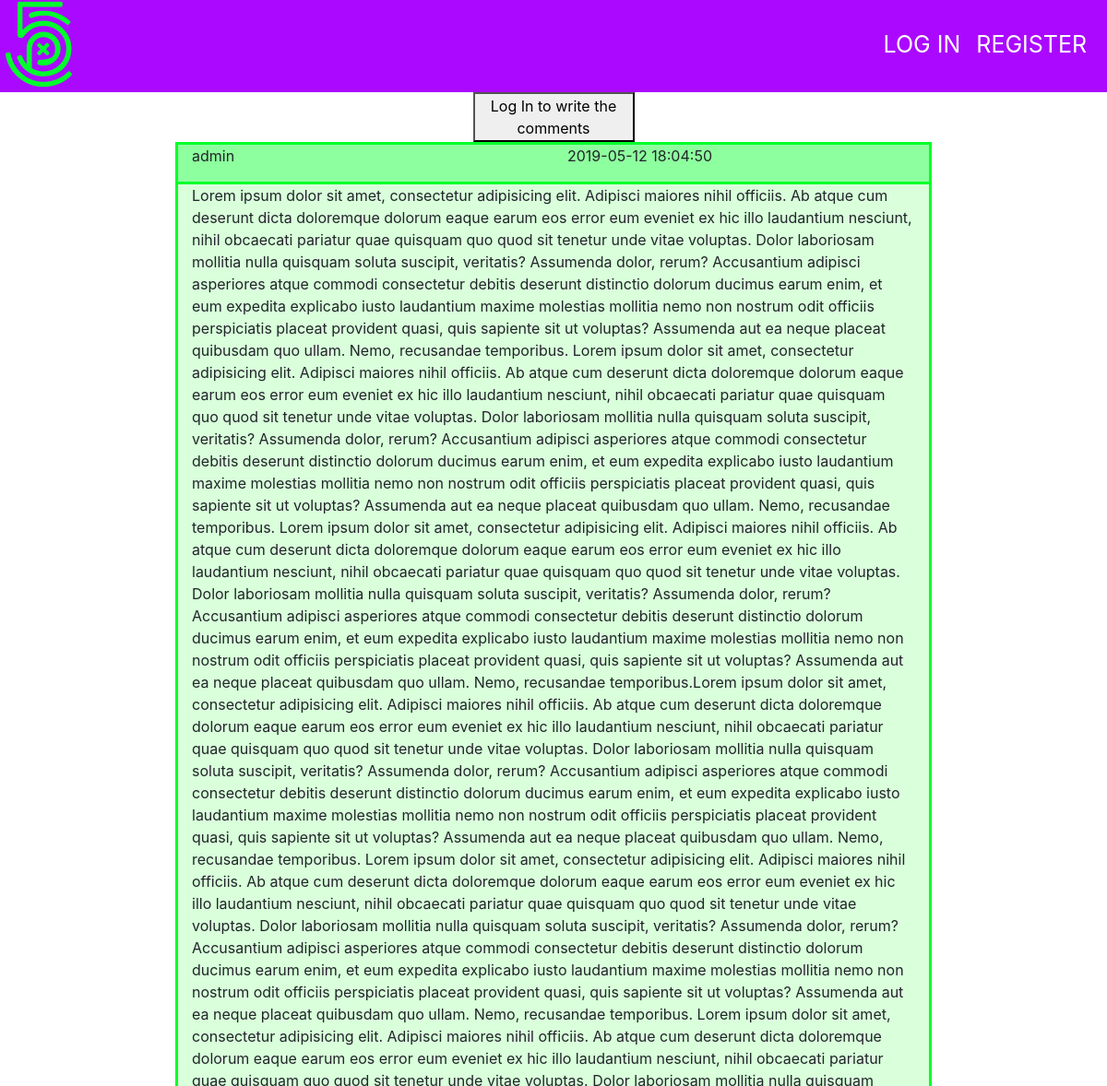
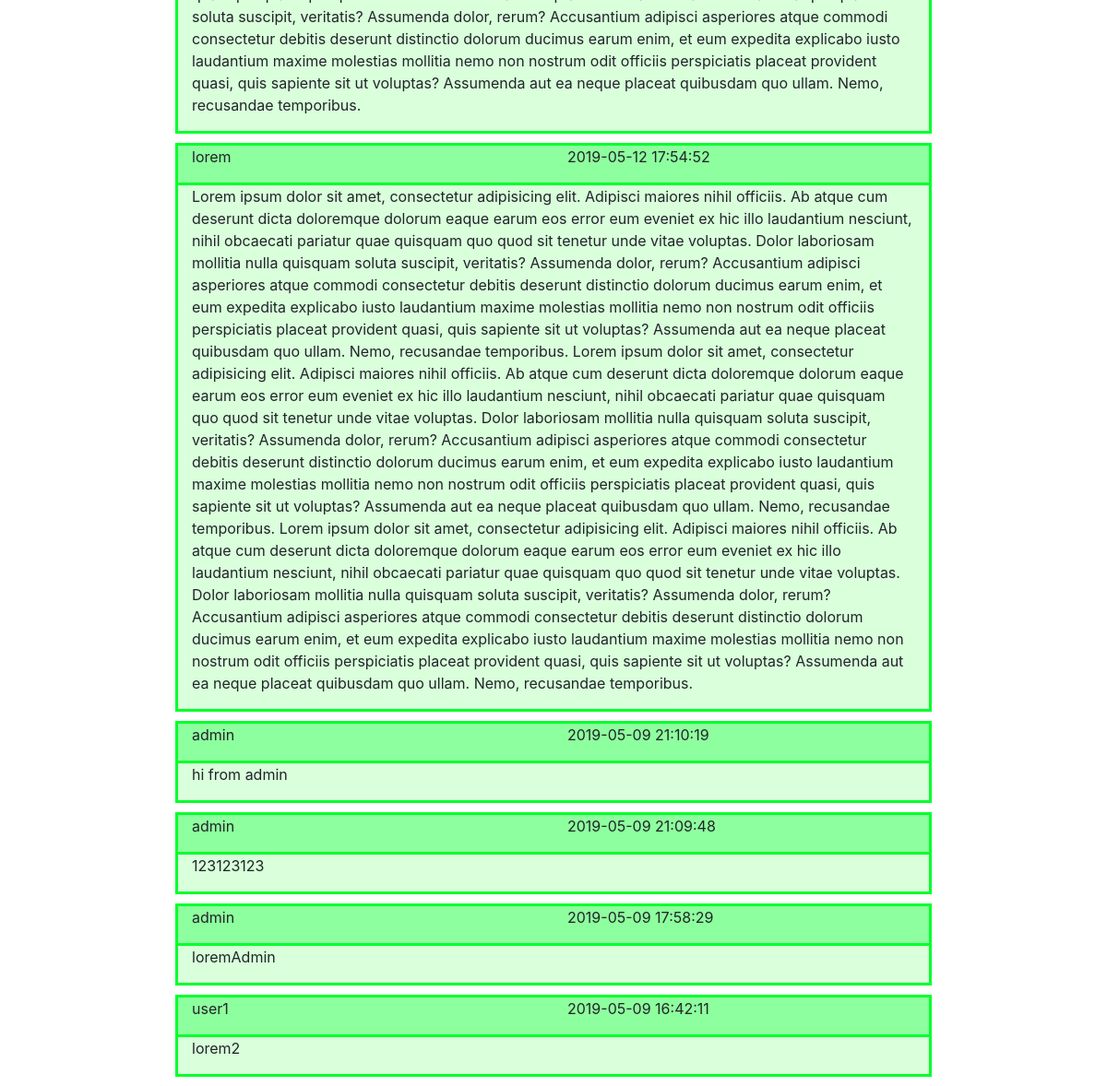
The page / on the database its author committed (2 pictures, top to bottom).
### tables this page shows
CREATE TABLE `comment` (
  `id` int(11) NOT NULL,
  `user_id` int(11) NOT NULL,
  `comment_user` text,
  `comment_date` timestamp NOT NULL DEFAULT CURRENT_TIMESTAMP
);

CREATE TABLE `users` (
  `id` int(11) NOT NULL,
  `name` varchar(100) NOT NULL,
  `password` varchar(100) NOT NULL,
  `register_date` timestamp NOT NULL DEFAULT CURRENT_TIMESTAMP
);

### model.php (called while the page is built, shortened)
<?php
class Comments{
    public static function getAllComments(){
        $db = Db::getConnection();
        $sql = 'SELECT * FROM comment INNER JOIN users ON comment.user_id = users.id ORDER BY comment.id DESC ';
        $result = $db->prepare($sql);
        $result->execute();
        $i =0;
        $allComments = array();
        while($row = $result->fetch()){
            $allComments[$i]['name'] =$row['name'];
            $allComments[$i]['comment_date'] =$row['comment_date'];
            $allComments[$i]['comment'] =$row['comment_user'];
            $i++;
        }
        return $allComments;
    }
}
?>

### controller.php (called while the page is built, shortened)
<?php
$allComments = Comments::getAllComments();
?>

### index.php (the view, shortened to what this page needs)
<?php include_once "model.php"?>
<?php include_once "controller.php";?>
<?php include_once "header.php"?>
<?php if($_SESSION['login']!= false):  ?>
    <div class="container-add-comment row">
        <div class="col"></div>
        <div class="add-comment col-8">
            <form method="post" action="index.php">
                <label>Add comment</label>
                <hr>
                <textarea name="message"></textarea><br>
                <input type="submit" value="submit" name="mainSubmit">
            </form>
        </div>
        <div class="col"></div>
    </div>
<?php else:  ?>
 <div class="row">
     <div class="col-5"></div>
     <div class="col-2">
         <form action="log_in.php">
             <button class="button button-log">Log In to write the comments</button>
         </form>
     </div>
     <div class="col-3"></div>
 </div>
<?php endif;  ?>
    <div class="comments">
        <?php foreach ($allComments as $comment): ?>
        <div class="full-comment row" >
        <div class="col"></div>
        <div class="comment col-8">
            <div class="comment-head row">
                <p class="col"><?php echo $comment['name'];?></p>
                <p class="col"><?php echo $comment['comment_date'];?></p>
            </div>
            <div class="comment-text">
                <p><?php echo $comment['comment'];?></p>
            </div>
        </div>
        <div class="col"></div>
        </div>
        <?php endforeach; ?>
    </div>
<?php include_once "footer.php"?>

### header.php (shortened to what this page needs)
<!doctype html>
<html lang="en">
<head>
    <link rel="stylesheet" href="main.css">
    <link rel="stylesheet" href="animate.css">
    <link rel="stylesheet" href="https://use.fontawesome.com/releases/v5.8.2/css/all.css">
    <link rel="stylesheet" href="https://stackpath.bootstrapcdn.com/bootstrap/4.3.1/css/bootstrap.min.css">
</head>
<body>
<header>
    <div class="header-icon"><a href="index.php"><i class="fab fa-500px fa-6x icon1"></i></a>
    </div>
    <div class="user-panel">
        <?php if($_SESSION['login']== false):  ?>
            <a href="log_in.php">log in</a>
            <a href="register.php">register</a>
        <?php else:  ?>
        <a href="log_out.php">log out</a>
        <?php endif;  ?>
    </div>
</header>

### footer.php (shortened to what this page needs)
</body>
</html>

### main.css (style rules this page uses)
header { width: 100%; height: 100px; background-color: #ab09ff; margin: 0 auto ; text-align: left; clear: both; }
.icon1 { color: white; }
.header-icon { text-align: left; display: inline-block; width: 50%; clear: both; }
.user-panel { display: inline-block; text-align: right; width: 49%; height:50%; text-transform: uppercase; font-size: 25px; position: absolute; margin-top: 30px; margin-right: -50px; }
.user-panel a { color: white; margin-right: 10px; text-decoration: none; }
div .comment { background-color: rgba(0, 255, 18, 0.15); border: 3px solid #00ff2c; }
.comment-head { border-bottom: 3px solid #00ff2c; background-color: rgba(0, 255, 44, 0.35); }
.full-comment { margin-bottom: 10px; }

### rows shown on the page
comment: user.name "admin", comment_date "2019-05-12 18:04:50", comment_user "Lorem ipsum dolor sit amet, consectetur adipisicing elit. Adipisci maiores nihil officiis. Ab atque cum deserunt dicta doloremque dolorum eaque earum eos error eum eveniet ex hic illo laudantium nesciunt, nihil obcaecati pariatur quae quisquam quo quod sit tenetur unde vitae voluptas. Dolor laboriosam mollitia nulla quisquam soluta suscipit, veritatis? Assumenda dolor, rerum? Accusantium adipisci asperiores atque commodi consectetur debitis deserunt distinctio dolorum ducimus earum enim, et eum expedita explicabo iusto laudantium maxime molestias mollitia nemo non nostrum odit officiis perspiciatis placeat provident quasi, quis sapiente sit ut voluptas? Assumenda aut ea neque placeat…"
comment: user.name "lorem", comment_date "2019-05-12 17:54:52", comment_user "Lorem ipsum dolor sit amet, consectetur adipisicing elit. Adipisci maiores nihil officiis. Ab atque cum deserunt dicta doloremque dolorum eaque earum eos error eum eveniet ex hic illo laudantium nesciunt, nihil obcaecati pariatur quae quisquam quo quod sit tenetur unde vitae voluptas. Dolor laboriosam mollitia nulla quisquam soluta suscipit, veritatis? Assumenda dolor, rerum? Accusantium adipisci asperiores atque commodi consectetur debitis deserunt distinctio dolorum ducimus earum enim, et eum expedita explicabo iusto laudantium maxime molestias mollitia nemo non nostrum odit officiis perspiciatis placeat provident quasi, quis sapiente sit ut voluptas? Assumenda aut ea neque placeat…"
comment: user.name "admin", comment_date "2019-05-09 21:10:19", comment_user "hi from admin"
comment: user.name "admin", comment_date "2019-05-09 21:09:48", comment_user "123123123"
comment: user.name "admin", comment_date "2019-05-09 17:58:29", comment_user "loremAdmin"
comment: user.name "user1", comment_date "2019-05-09 16:42:11", comment_user "lorem2"
